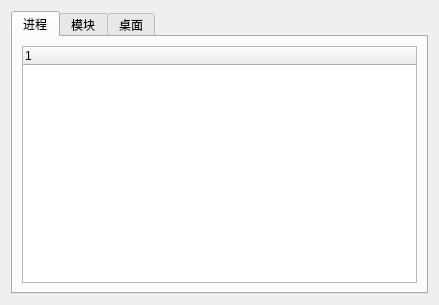
<?xml version="1.0" encoding="UTF-8"?>
<ui version="4.0">
 <class>CMyProcess</class>
 <widget class="QWidget" name="CMyProcess">
  <property name="geometry">
   <rect>
    <x>0</x>
    <y>0</y>
    <width>439</width>
    <height>305</height>
   </rect>
  </property>
  <property name="sizePolicy">
   <sizepolicy hsizetype="Preferred" vsizetype="Preferred">
    <horstretch>0</horstretch>
    <verstretch>0</verstretch>
   </sizepolicy>
  </property>
  <property name="windowTitle">
   <string>Resource</string>
  </property>
  <layout class="QVBoxLayout" name="verticalLayout">
   <item>
    <widget class="QTabWidget" name="tabWidget_Window">
     <property name="currentIndex">
      <number>0</number>
     </property>
     <widget class="QWidget" name="tab">
      <attribute name="title">
       <string>进程</string>
      </attribute>
      <layout class="QVBoxLayout" name="verticalLayout_2">
       <item>
        <widget class="QTreeWidget" name="treeWidget_Process">
         <property name="contextMenuPolicy">
          <enum>Qt::CustomContextMenu</enum>
         </property>
         <column>
          <property name="text">
           <string notr="true">1</string>
          </property>
         </column>
        </widget>
       </item>
      </layout>
     </widget>
     <widget class="QWidget" name="tab_2">
      <attribute name="title">
       <string>模块</string>
      </attribute>
      <layout class="QVBoxLayout" name="verticalLayout_3">
       <item>
        <widget class="QTreeWidget" name="treeWidget_Module">
         <column>
          <property name="text">
           <string notr="true">1</string>
          </property>
         </column>
        </widget>
       </item>
      </layout>
     </widget>
     <widget class="QWidget" name="tab_3">
      <attribute name="title">
       <string>桌面</string>
      </attribute>
      <layout class="QVBoxLayout" name="verticalLayout_4">
       <item>
        <widget class="QTreeWidget" name="treeWidget_Window">
         <column>
          <property name="text">
           <string notr="true">1</string>
          </property>
         </column>
        </widget>
       </item>
      </layout>
     </widget>
    </widget>
   </item>
  </layout>
 </widget>
 <resources/>
 <connections/>
</ui>
